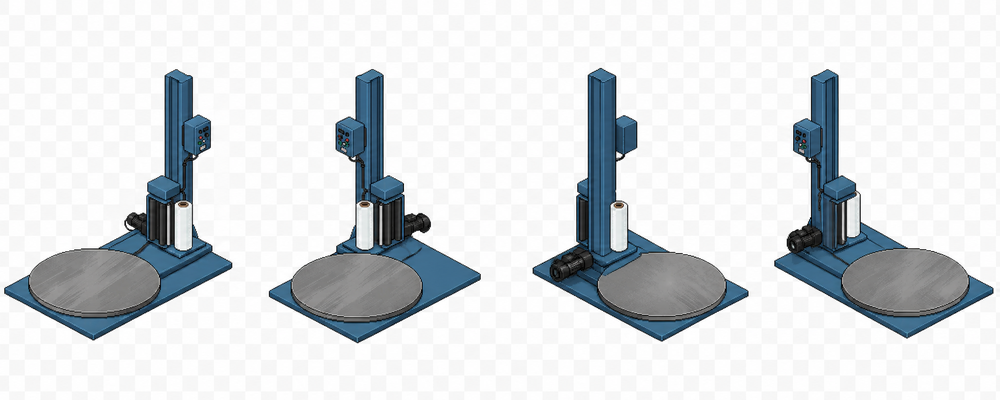
#> input picture assets/Machines/skid-wrapper-directions-source.png, 1000 x 400 px, shrunk from 1983 x 793 before the run, given in place of warehouse-layout-v2.png, which was not available
$ python prepare_warehouse_sprite.py
#> lines starting #> are read from the running program, lines starting #| are printed output that depends on the picture; after the words box and inside, x2 and y2 are one past the last pixel; in counts of white or black regions, pixels touching at a corner belong together
"""Remove a generated warehouse preview's connected checkerboard border."""

from collections import deque
import argparse
from pathlib import Path

from PIL import Image


ROOT = Path(__file__).resolve().parents[1]
DEFAULT_SOURCE = ROOT / "assets" / "generated" / "warehouse-layout-v2.png"


def is_checker(pixel: tuple[int, int, int]) -> bool:
    red, green, blue = pixel
    return max(pixel) - min(pixel) <= 8 and sum(pixel) // 3 >= 220


def main() -> None:
    parser = argparse.ArgumentParser(description=__doc__)
    parser.add_argument("--source", type=Path, default=DEFAULT_SOURCE)
    source_path = parser.parse_args().source
    if not source_path.is_absolute():
        source_path = ROOT / source_path
    source = Image.open(source_path).convert("RGB")
#> source is the input picture: PIL image 1000x400 RGB; mean R, G, B 217.1, 220.8, 223.5
    width, height = source.size
#> width = 1000; height = 400
    pixels = source.load()
    visited = bytearray(width * height)
    queue: deque[tuple[int, int]] = deque()

    for x in range(width):
        queue.extend(((x, 0), (x, height - 1)))
    for y in range(1, height - 1):
        queue.extend(((0, y), (width - 1, y)))

    while queue:
        x, y = queue.popleft()
        index = y * width + x
        if visited[index] or not is_checker(pixels[x, y]):
            continue
        visited[index] = 1
        if x:
            queue.append((x - 1, y))
        if x + 1 < width:
            queue.append((x + 1, y))
        if y:
            queue.append((x, y - 1))
        if y + 1 < height:
            queue.append((x, y + 1))

    alpha = Image.new("L", (width, height), 255)
#> alpha: PIL image 1000x400 L; every value is 255
    alpha.putdata([0 if value else 255 for value in visited])
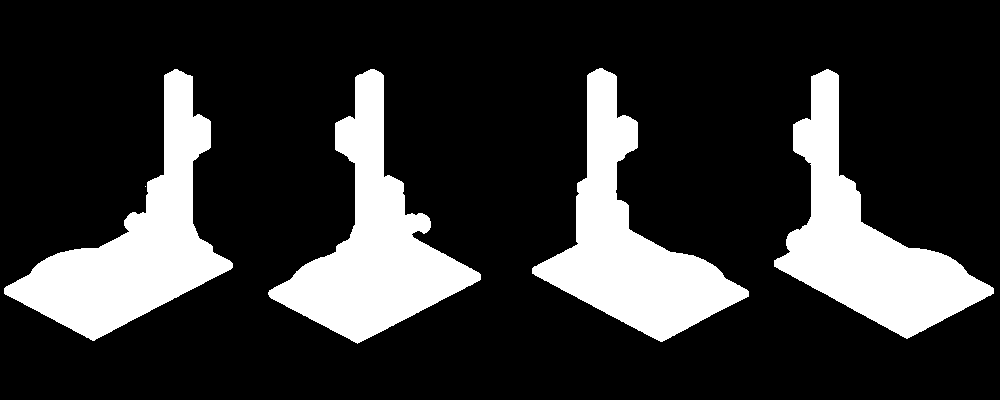
#> alpha: PIL image 1000x400 L; 20.3% white; 5 white regions (1 under 20 px), largest, box (x1, y1, x2, y2) and area: (4, 69, 233, 341) 20754, (268, 69, 481, 344) 20456, (774, 69, 994, 339) 20016, (532, 68, 749, 342) 19840
    result = source.convert("RGBA")
    result.putalpha(alpha)
    result.save(source_path)


if __name__ == "__main__":
    main()

$ run again, on assets/Machines/wrapped-pallet-stages-source.png
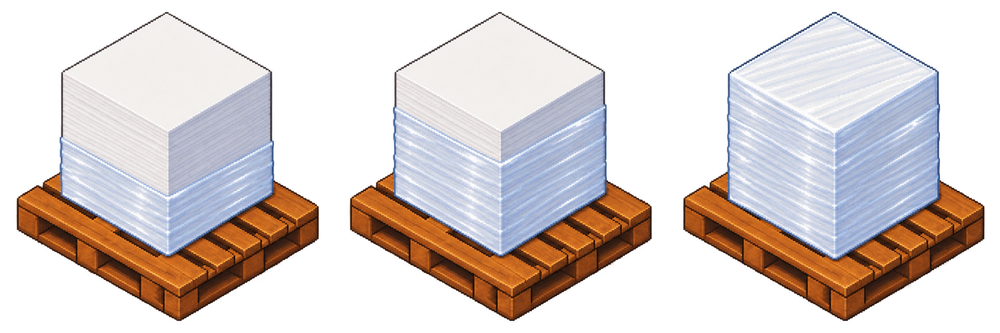
#> input picture assets/Machines/wrapped-pallet-stages-source.png, 1000 x 333 px, shrunk from 2172 x 724 before the run, given in place of warehouse-layout-v2.png, which was not available
#> in main, `source = Image.open(source_path).convert("RGB")`:
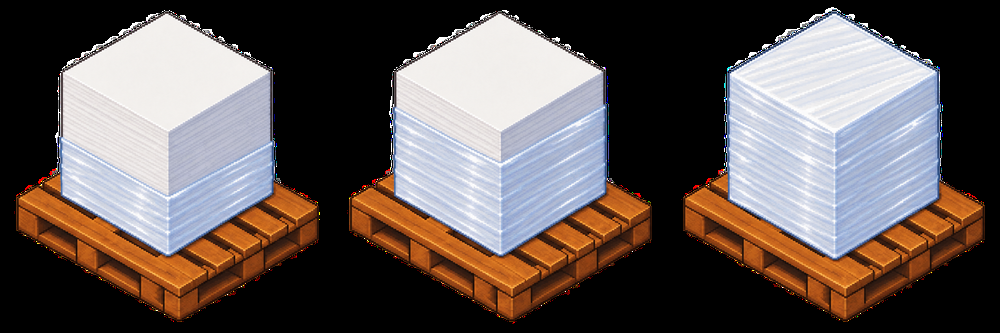
#> source: PIL image 1000x333 RGB; mean R, G, B 98.9, 88.3, 85.2
#> alpha: PIL image 1000x333 L; every value is 255
